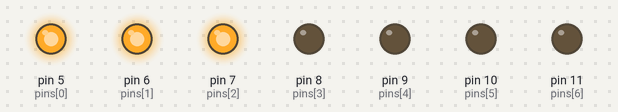
A sketch run on a simulated Arduino Uno, built with avr-gcc and run on an emulated ATmega328P. Shown: output pins drawn as LEDs (lit = HIGH).

Above: at 0.2 s.
At 2.2 s:
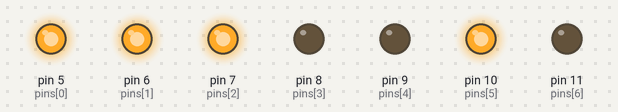
At 4.2 s:
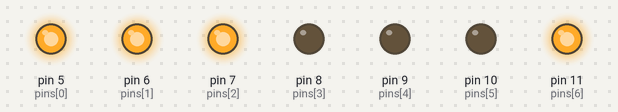
At 8.5 s:
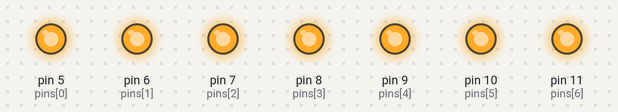
At 10.5 s:
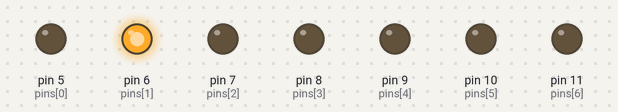
At 12.5 s:
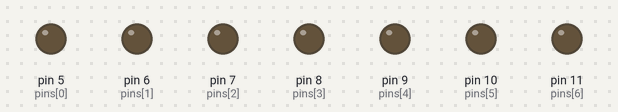
Timing chart, 0 to 17.6 s (numbered marks = the images above):
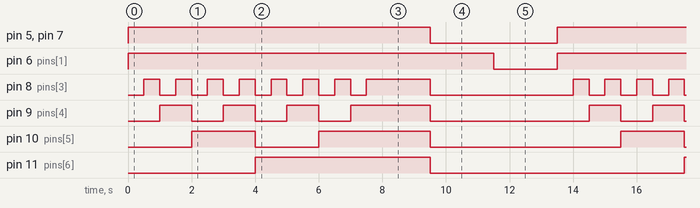

The sketch:

SN74LS47N_test.ino
```cpp
// (licence header left out)
/* ------------------
 * Pins defintion
 * ------------------
 * BI = Blanking input(BI)/Ripple blanking output(RBO)
 * RBI = Ripple blanking input
 * LT = Lamp test
 * Pins D_PIN=11, C_PIN=10, B_PIN=9, A_PIN=8, RBI_PIN=7, BI_PIN=6, LT_PIN=5
 */
int pins[8]={5, 6, 7, 8, 9, 10, 11,0};

/* ---------------------------------
 * Characters and operating modes
 * ---------------------------------
 *  - Operation RBI: turns off the segments. It needs
 *    LT pin set to HIGH and everything else set to LOW
 *
 *  - Operation BI: turns off the segments. It needs
 *    BI pin set to LOW regardless of the state of any other pin
 *
 *  - Operation LT: turns on all segments (test mode). It needs
 *    LT pin set to LOW and BI pin set to HIGH
 */

enum{
  CHAR_0=0, CHAR_1=1, CHAR_2=2, CHAR_3=3, CHAR_4=4,
  CHAR_5=5, CHAR_6=6, CHAR_7=7, CHAR_8=8, CHAR_9=9,
  CHAR_10=10, CHAR_11=11, CHAR_12=12, CHAR_13=13,
  CHAR_14=14, CHAR_15=15, OP_BI=16, OP_RBI=17, OP_LT=18 };

/* Pins states expressed in bits from least significant bit (right most)
 * to most significant bit (left most) according to the order they are
 * connected to the arudino, which is defined in the enum above, for example:
 * character 0 = 0b0000111
 *                 |||||||______
 *                / /|| \\___   |
 *               | | | \  |  |  |
 *               V V V V  V  V  V
 *               D C B A RBI BI LT
 *
 * character 1 = 0b0001x11
 *                 |||||||______
 *                / /|| \\___   |
 *               | | | \  |  |  |
 *               V V V V  V  V  V
 *               D C B A RBI BI LT
 *
 * note: x means that the IC doesn't care about the state of that pin
 */
const char chars_ops[19]={
  // CHAR_0    CHAR_1     CHAR_2
  0b0000111, 0b0001111, 0b0010111,

  // CHAR_3    CHAR_4     CHAR_5
  0b0011111, 0b0100111, 0b0101111,

  // CHAR_6    CHAR_7     CHAR_8
  0b0110111, 0b0111111, 0b1000111,

  // CHAR_9    CHAR_10   CHAR_11
  0b1001111, 0b1010111, 0b1011111,

  // CHAR_12   CHAR_13   CHAR_14
  0b1100111, 0b1101111, 0b1110111,

  // CHAR_15   OP_BI    OP_RBI      OP_LT
  0b1111111, 0b0000000, 0b0000001, 0b0000010 };

void show_character_op(int char_op_num=0){
  for(int i=0; i<7; i++){
    digitalWrite(pins[i], bitRead(chars_ops[char_op_num], i));
  }
}

void setup() {
  // Set pins to output
  for(int i=0; pins[i]; i++){
    pinMode(pins[i], OUTPUT);
  }
}

void loop() {
  // Display all 16 characters
  for(int i=0; i<16; i++){
    show_character_op(i);
    if(i==15){
      delay(2000);
    }else{
      delay(500);
    }
  }

  // Test the display
  show_character_op(OP_LT);
  delay(2000);

  // Blank the display
  show_character_op(OP_BI);
  delay(2000);
}
```

Measured:
- by itself, pin 5 (pins[0]), pin 7 (pins[2]): alternates HIGH for 9.5 s and LOW for 4.0 s
- by itself, pin 6 (pins[1]): alternates HIGH for 11.5 s and LOW for 2.0 s
- by itself, pin 8 (pins[3]): repeats every 13.5 s: 6 × (LOW 0.50 s, HIGH 0.50 s), LOW 0.50 s, HIGH 2.0 s, LOW 4.5 s, HIGH 0.50 s
- by itself, pin 9 (pins[4]): repeats every 13.5 s: 2 × (LOW 1.0 s, HIGH 1.0 s), LOW 1.0 s, HIGH 2.5 s, LOW 5.0 s, HIGH 1.0 s
- by itself, pin 10 (pins[5]): repeats every 13.5 s: LOW 2.0 s, HIGH 3.5 s, LOW 6.0 s, HIGH 2.0 s
- by itself, pin 11 (pins[6]): alternates HIGH for 5.5 s and LOW for 8.0 s
